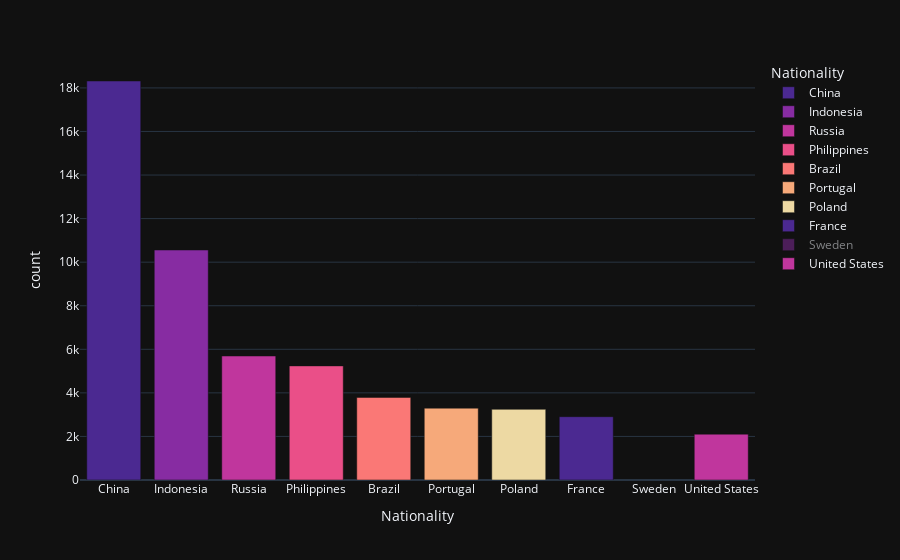

Write notebook code for a chart like this one.
### Code cell
px.bar(top_10_countries, x='Nationality', y = 'count',color='Nationality',color_discrete_sequence=px.colors.sequential.Agsunset  ,template = 'plotly_dark')

### Figure 1 — Plotly figure (JSON) as saved in the notebook; plotly's stock layout.template omitted (floating-point values rounded to 4 significant figures)
{"data": [{"alignmentgroup": "True", "hovertemplate": "Nationality=%{x}<br>count=%{y}<extra></extra>", "legendgroup": "China", "marker": {"color": "rgb(75, 41, 145)", "pattern": {"shape": ""}}, "name": "China", "offsetgroup": "China", "orientation": "v", "showlegend": true, "textposition": "auto", "type": "bar", "x": ["China"], "xaxis": "x", "y": [18317], "yaxis": "y"}, {"alignmentgroup": "True", "hovertemplate": "Nationality=%{x}<br>count=%{y}<extra></extra>", "legendgroup": "Indonesia", "marker": {"color": "rgb(135, 44, 162)", "pattern": {"shape": ""}}, "name": "Indonesia", "offsetgroup": "Indonesia", "orientation": "v", "showlegend": true, "textposition": "auto", "type": "bar", "x": ["Indonesia"], "xaxis": "x", "y": [10559], "yaxis": "y"}, {"alignmentgroup": "True", "hovertemplate": "Nationality=%{x}<br>count=%{y}<extra></extra>", "legendgroup": "Russia", "marker": {"color": "rgb(192, 54, 157)", "pattern": {"shape": ""}}, "name": "Russia", "offsetgroup": "Russia", "orientation": "v", "showlegend": true, "textposition": "auto", "type": "bar", "x": ["Russia"], "xaxis": "x", "y": [5693], "yaxis": "y"}, {"alignmentgroup": "True", "hovertemplate": "Nationality=%{x}<br>count=%{y}<extra></extra>", "legendgroup": "Philippines", "marker": {"color": "rgb(234, 79, 136)", "pattern": {"shape": ""}}, "name": "Philippines", "offsetgroup": "Philippines", "orientation": "v", "showlegend": true, "textposition": "auto", "type": "bar", "x": ["Philippines"], "xaxis": "x", "y": [5239], "yaxis": "y"}, {"alignmentgroup": "True", "hovertemplate": "Nationality=%{x}<br>count=%{y}<extra></extra>", "legendgroup": "Brazil", "marker": {"color": "rgb(250, 120, 118)", "pattern": {"shape": ""}}, "name": "Brazil", "offsetgroup": "Brazil", "orientation": "v", "showlegend": true, "textposition": "auto", "type": "bar", "x": ["Brazil"], "xaxis": "x", "y": [3791], "yaxis": "y"}, {"alignmentgroup": "True", "hovertemplate": "Nationality=%{x}<br>count=%{y}<extra></extra>", "legendgroup": "Portugal", "marker": {"color": "rgb(246, 169, 122)", "pattern": {"shape": ""}}, "name": "Portugal", "offsetgroup": "Portugal", "orientation": "v", "showlegend": true, "textposition": "auto", "type": "bar", "x": ["Portugal"], "xaxis": "x", "y": [3299], "yaxis": "y"}, {"alignmentgroup": "True", "hovertemplate": "Nationality=%{x}<br>count=%{y}<extra></extra>", "legendgroup": "Poland", "marker": {"color": "rgb(237, 217, 163)", "pattern": {"shape": ""}}, "name": "Poland", "offsetgroup": "Poland", "orientation": "v", "showlegend": true, "textposition": "auto", "type": "bar", "x": ["Poland"], "xaxis": "x", "y": [3245], "yaxis": "y"}, {"alignmentgroup": "True", "hovertemplate": "Nationality=%{x}<br>count=%{y}<extra></extra>", "legendgroup": "France", "marker": {"color": "rgb(75, 41, 145)", "pattern": {"shape": ""}}, "name": "France", "offsetgroup": "France", "orientation": "v", "showlegend": true, "textposition": "auto", "type": "bar", "x": ["France"], "xaxis": "x", "y": [2907], "yaxis": "y"}, {"alignmentgroup": "True", "hovertemplate": "Nationality=%{x}<br>count=%{y}<extra></extra>", "legendgroup": "Sweden", "marker": {"color": "rgb(135, 44, 162)", "pattern": {"shape": ""}}, "name": "Sweden", "offsetgroup": "Sweden", "orientation": "v", "showlegend": true, "textposition": "auto", "type": "bar", "visible": "legendonly", "x": ["Sweden"], "xaxis": "x", "y": [2397], "yaxis": "y"}, {"alignmentgroup": "True", "hovertemplate": "Nationality=%{x}<br>count=%{y}<extra></extra>", "legendgroup": "United States", "marker": {"color": "rgb(192, 54, 157)", "pattern": {"shape": ""}}, "name": "United States", "offsetgroup": "United States", "orientation": "v", "showlegend": true, "textposition": "auto", "type": "bar", "x": ["United States"], "xaxis": "x", "y": [2105], "yaxis": "y"}], "layout": {"autosize": true, "barmode": "relative", "legend": {"title": {"text": "Nationality"}, "tracegroupgap": 0}, "margin": {"t": 60}, "xaxis": {"anchor": "y", "autorange": true, "categoryarray": ["China", "Indonesia", "Russia", "Philippines", "Brazil", "Portugal", "Poland", "France", "Sweden", "United States"], "categoryorder": "array", "domain": [0, 1], "range": [-0.5, 9.5], "title": {"text": "Nationality"}, "type": "category"}, "yaxis": {"anchor": "x", "autorange": true, "domain": [0, 1], "range": [0, 19280.0], "title": {"text": "count"}, "type": "linear"}}}
